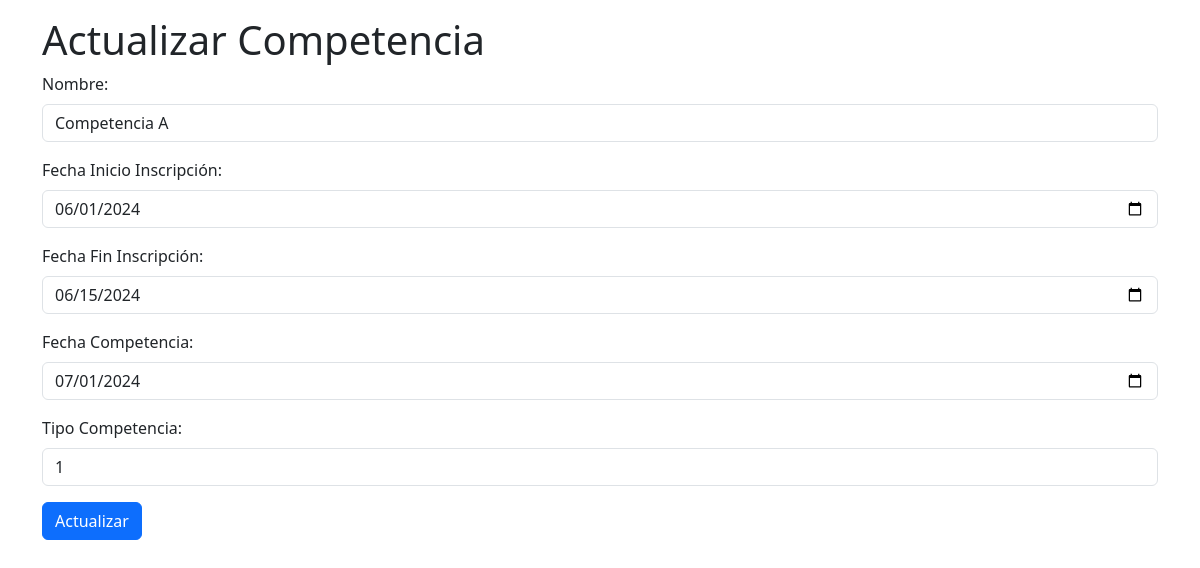
The app's page /Versión_1/Diseño/editarcompetencia.php?id=1, older data.
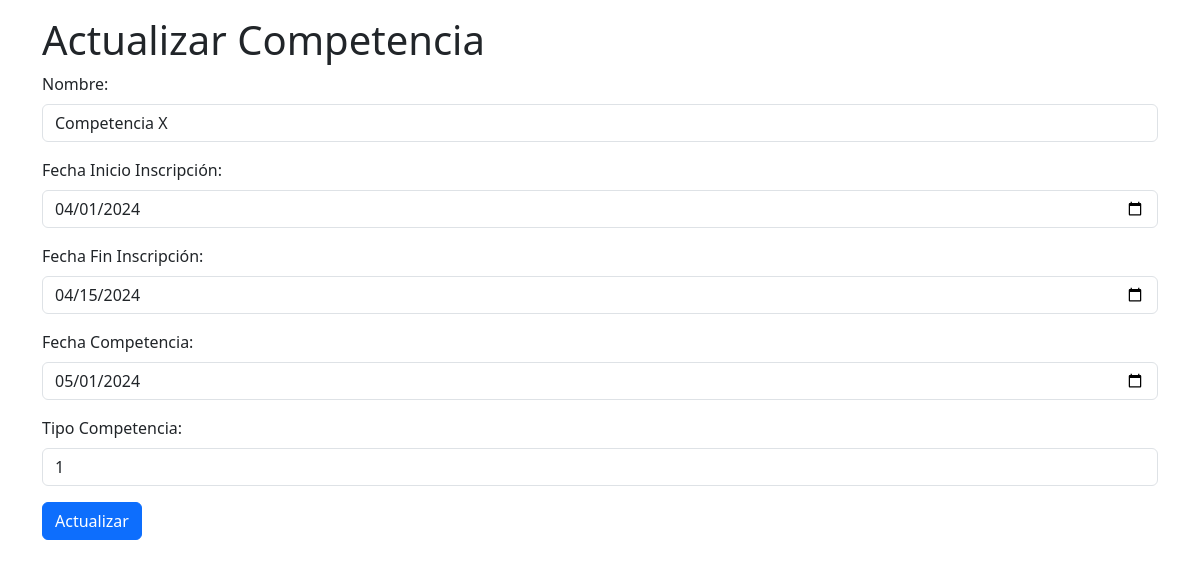
The same page, newer data.
### tables this page shows
CREATE TABLE `competencia` (
  `id` int(11) NOT NULL,
  `nombre` varchar(100) DEFAULT NULL,
  `fecha_inicio_inscripcion` date DEFAULT NULL,
  `fecha_fin_inscripcion` date DEFAULT NULL,
  `fecha_compentencia` date DEFAULT NULL,
  `tipo_competencia` int(11) DEFAULT NULL
);

### Versión_1/Diseño/CompetenciaController.php (called while the page is built, shortened)
<?php
require_once 'CompetenciaModel.php';
class CompetenciaController {
    private $model;
    public function __construct($db) {
        $this->model = new CompetenciaModel($db);
    }
    public function getCompetenciaById($id) {
        return $this->model->getCompetenciaById($id);
    }
}
?>

### Versión_1/Diseño/CompetenciaModel.php (called while the page is built, shortened)
<?php
class CompetenciaModel {
    private $conn;
    public function __construct($db) {
        $this->conn = $db;
    }
    public function getCompetenciaById($id) {
        $query = "SELECT * FROM competencia WHERE id = ?";
        $stmt = $this->conn->prepare($query);
        $stmt->bindParam(1, $id);
        $stmt->execute();
        return $stmt->fetch(PDO::FETCH_ASSOC);
    }
}
?>

### Versión_1/Diseño/editarcompetencia.php (the view, shortened to what this page needs)
<!DOCTYPE html>
<html lang="en">
<head>
    <link href="https://cdn.jsdelivr.net/npm/bootstrap@5.3.0-alpha1/dist/css/bootstrap.min.css" rel="stylesheet">
</head>
<body>
    <div class="container">
        <?php
        require_once 'CompetenciaController.php';
        $db = new PDO('mysql:host=localhost;dbname=datosks', 'root', '');
        $controller = new CompetenciaController($db);
        if(isset($_GET['id'])) {
            $id = $_GET['id'];
            $competencia = $controller->getCompetenciaById($id);
            if ($competencia) {
        ?>
                <h1 class="mt-3">Actualizar Competencia</h1>
                <form method="post" action="">
                    <div class="mb-3">
                        <label for="nombre" class="form-label">Nombre:</label>
                        <input type="text" class="form-control" id="nombre" name="nombre" value="<?php echo $competencia['nombre']; ?>">
                    </div>
                    <div class="mb-3">
                        <label for="fecha_inicio_inscripcion" class="form-label">Fecha Inicio Inscripción:</label>
                        <input type="date" class="form-control" id="fecha_inicio_inscripcion" name="fecha_inicio_inscripcion" value="<?php echo $competencia['fecha_inicio_inscripcion']; ?>">
                    </div>
                    <div class="mb-3">
                        <label for="fecha_fin_inscripcion" class="form-label">Fecha Fin Inscripción:</label>
                        <input type="date" class="form-control" id="fecha_fin_inscripcion" name="fecha_fin_inscripcion" value="<?php echo $competencia['fecha_fin_inscripcion']; ?>">
                    </div>
                    <div class="mb-3">
                        <label for="fecha_compentencia" class="form-label">Fecha Competencia:</label>
                        <input type="date" class="form-control" id="fecha_compentencia" name="fecha_compentencia" value="<?php echo $competencia['fecha_compentencia']; ?>">
                    </div>
                    <div class="mb-3">
                        <label for="tipo_competencia" class="form-label">Tipo Competencia:</label>
                        <input type="text" class="form-control" id="tipo_competencia" name="tipo_competencia" value="<?php echo $competencia['tipo_competencia']; ?>">
                    </div>
                    <button type="submit" name="submit" class="btn btn-primary">Actualizar</button>
                </form>
        <?php
            } else {
                echo "<div class='alert alert-warning' role='alert'>Competencia no encontrada.</div>";
            }
        } else {
            echo "<div class='alert alert-danger' role='alert'>ID de competencia no proporcionado.</div>";
        }
        ?>
    </div>
</body>
</html>

Row changes from the older to the newer data that the page shows:
changed competencia: nombre "Competencia A" → "Competencia X"; fecha_inicio_inscripcion "06/01/2024" → "04/01/2024"; fecha_fin_inscripcion "06/15/2024" → "04/15/2024"; fecha_compentencia "07/01/2024" → "05/01/2024"
